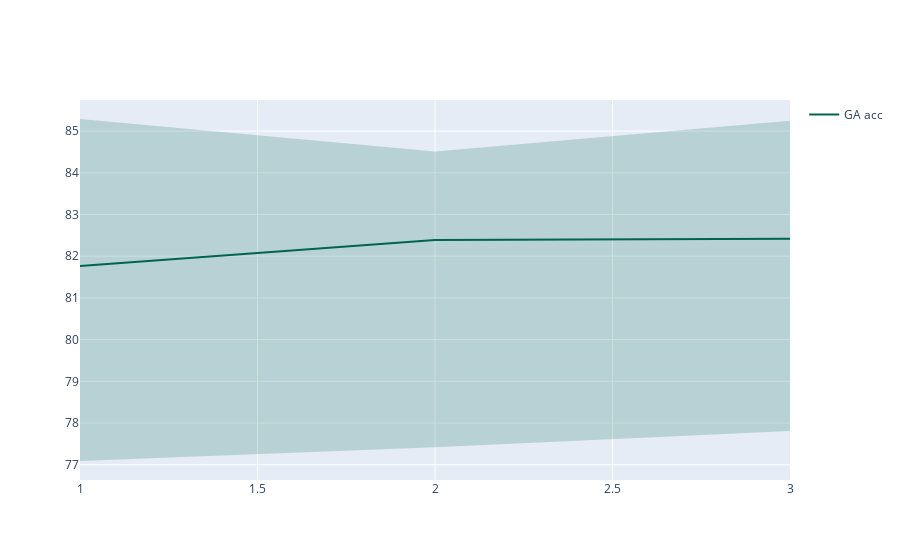

This figure's notebook cell:
### Code cell
data_path = "C:/Users/82103/Desktop/datascience/rwnn_git/RandomWire-NSGA/notebooks/logs/new_experiment/"
json2graph(data_path,0)

### Figure 1 — Plotly figure (JSON) as saved in the notebook; plotly's stock layout.template omitted (floating-point values rounded to 4 significant figures)
{"data": [{"fill": "toself", "fillcolor": "rgba(0,100,80,0.2)", "line": {"color": "rgba(255,255,255,0)"}, "mode": "lines", "name": "GA acc", "showlegend": false, "type": "scatter", "x": [1, 2, 3, 3, 2, 1], "y": [85.29, 84.51, 85.25, 77.81, 77.42, 77.09]}, {"line": {"color": "rgb(0,100,80)"}, "mode": "lines", "name": "GA acc", "type": "scatter", "x": [1, 2, 3], "y": [81.76, 82.39, 82.42]}], "layout": {}}
